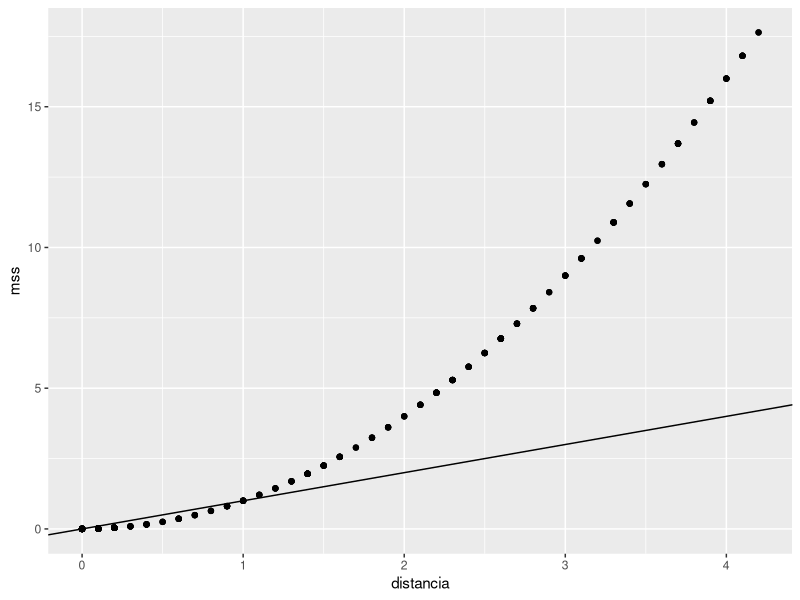

Reproduce this figure in R. (Note: this script raises an error after producing the figure.)
## ---- chunk 1
knitr::opts_chunk$set(echo = TRUE)
library(ggplot2)
## ---- chunk 2
v <- read.csv("data_frames/Copia de veneno.csv")
s <- read.csv("data_frames/Copia de sustancias_diversas.csv")
## ---- chunk 3
s$distancia <- rep(0, nrow(s))
for(i in 1:nrow(s)){
  s[i, "distancia"] <- mean(
  abs(s$X0[i]-v$v1[1]),
  abs(s$X1[i]-v$v2[1]),
  abs(s$X2[i]-v$v3[1]),
  abs(s$X3[i]-v$v4[1]),
  abs(s$X4[i]-v$v5[1]),
  abs(s$X5[i]-v$v6[1]),
  abs(s$X6[i]-v$v7[1]),
  abs(s$X7[i]-v$v8[1]),
  abs(s$X8[i]-v$v9[1]),
  abs(s$X9[i]-v$v10[1])
)
}
## ---- chunk 4
s$mss <- rep(0, nrow(s))
for(i in 1:nrow(s)){
  s[i, "mss"] <- mean(
  (s$X0[i]-v$v1[1])^2,
  (s$X1[i]-v$v2[1])^2,
  (s$X2[i]-v$v3[1])^2,
  (s$X3[i]-v$v4[1])^2,
  (s$X4[i]-v$v5[1])^2,
  (s$X5[i]-v$v6[1])^2,
  (s$X6[i]-v$v7[1])^2,
  (s$X7[i]-v$v8[1])^2,
  (s$X8[i]-v$v9[1])^2,
  (s$X9[i]-v$v10[1]^2)
)
}
## ---- chunk 5
ggplot(s, aes(distancia, mss)) + geom_point() + geom_abline(slope = 1)
## ---- chunk 6
mean(head(s[ order(s$distancia), "X"], 50) == head(s[ order(s$mss), "X"], 50))
## ---- chunk 7
urgente_orden_de_cierre <-  head(s[ order(s$distancia), 1:11], 50)
write.csv(urgente_orden_de_cierre, "results/urgente_orden_de_cierre.csv", row.names = FALSE)
